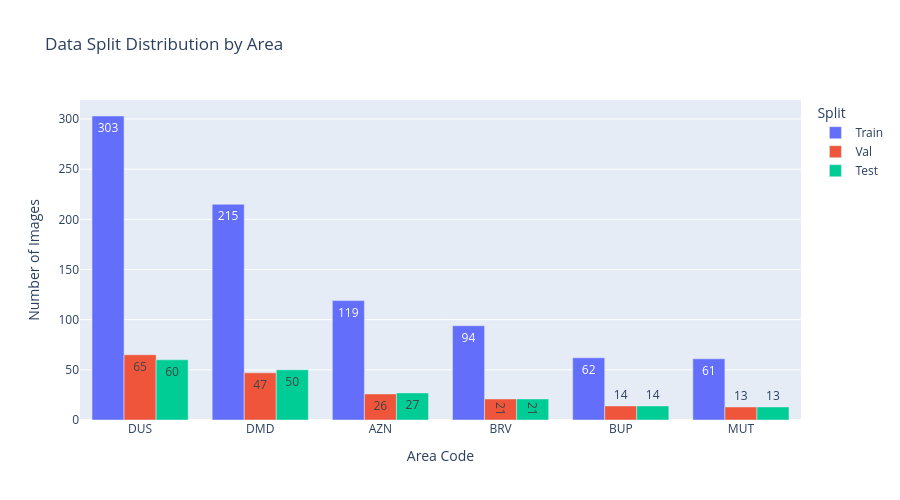

Notebook source saved alongside this figure:
### Markdown cell above
## 3. Data Split Distribution (Interactive)

### Code cell
if splits:
    # Create split distribution data
    split_data = []
    for split_name, split_df in splits.items():
        counts = split_df['label'].value_counts()
        for label, count in counts.items():
            split_data.append({
                'Split': split_name.capitalize(),
                'Area Code': label,
                'Area': CODE_TO_AREA.get(label, label),
                'Count': count
            })
    
    split_df_plot = pd.DataFrame(split_data)
    
    # Create grouped bar chart
    fig = px.bar(
        split_df_plot,
        x='Area Code',
        y='Count',
        color='Split',
        barmode='group',
        title='Data Split Distribution by Area',
        text='Count',
        hover_data=['Area']
    )
    fig.update_layout(
        xaxis_title="Area Code",
        yaxis_title="Number of Images",
        height=500
    )
    fig.show()
    
    # Display split summary
    split_summary = split_df_plot.groupby('Split')['Count'].sum().reset_index()
    split_summary['Percentage'] = (split_summary['Count'] / split_summary['Count'].sum() * 100).round(1)
    print("\nSplit Summary:")
    display(split_summary.style.hide(axis='index'))
else:
    print("Splits not available")

### Figure 1 — Plotly figure (JSON) as saved in the notebook; plotly's stock layout.template omitted (floating-point values rounded to 4 significant figures)
{"data": [{"alignmentgroup": "True", "customdata": [["DU-Shahbagh"], ["Dhanmondi"], ["Azimpur-Nilkhet"], ["BaileyRoad-Viqarunnisa"], ["Buet-Palashi"], ["Mirpur-Uttara-Tejgaon"]], "hovertemplate": "Split=Train<br>Area Code=%{x}<br>Count=%{text}<br>Area=%{customdata[0]}<extra></extra>", "legendgroup": "Train", "marker": {"color": "#636efa", "pattern": {"shape": ""}}, "name": "Train", "offsetgroup": "Train", "orientation": "v", "showlegend": true, "text": [303.0, 215.0, 119.0, 94.0, 62.0, 61.0], "textposition": "auto", "type": "bar", "x": ["DUS", "DMD", "AZN", "BRV", "BUP", "MUT"], "xaxis": "x", "y": [303, 215, 119, 94, 62, 61], "yaxis": "y"}, {"alignmentgroup": "True", "customdata": [["DU-Shahbagh"], ["Dhanmondi"], ["Azimpur-Nilkhet"], ["BaileyRoad-Viqarunnisa"], ["Buet-Palashi"], ["Mirpur-Uttara-Tejgaon"]], "hovertemplate": "Split=Val<br>Area Code=%{x}<br>Count=%{text}<br>Area=%{customdata[0]}<extra></extra>", "legendgroup": "Val", "marker": {"color": "#EF553B", "pattern": {"shape": ""}}, "name": "Val", "offsetgroup": "Val", "orientation": "v", "showlegend": true, "text": [65.0, 47.0, 26.0, 21.0, 14.0, 13.0], "textposition": "auto", "type": "bar", "x": ["DUS", "DMD", "AZN", "BRV", "BUP", "MUT"], "xaxis": "x", "y": [65, 47, 26, 21, 14, 13], "yaxis": "y"}, {"alignmentgroup": "True", "customdata": [["DU-Shahbagh"], ["Dhanmondi"], ["Azimpur-Nilkhet"], ["BaileyRoad-Viqarunnisa"], ["Buet-Palashi"], ["Mirpur-Uttara-Tejgaon"]], "hovertemplate": "Split=Test<br>Area Code=%{x}<br>Count=%{text}<br>Area=%{customdata[0]}<extra></extra>", "legendgroup": "Test", "marker": {"color": "#00cc96", "pattern": {"shape": ""}}, "name": "Test", "offsetgroup": "Test", "orientation": "v", "showlegend": true, "text": [60.0, 50.0, 27.0, 21.0, 14.0, 13.0], "textposition": "auto", "type": "bar", "x": ["DUS", "DMD", "AZN", "BRV", "BUP", "MUT"], "xaxis": "x", "y": [60, 50, 27, 21, 14, 13], "yaxis": "y"}], "layout": {"barmode": "group", "height": 500, "legend": {"title": {"text": "Split"}, "tracegroupgap": 0}, "title": {"text": "Data Split Distribution by Area"}, "xaxis": {"anchor": "y", "domain": [0, 1], "title": {"text": "Area Code"}}, "yaxis": {"anchor": "x", "domain": [0, 1], "title": {"text": "Number of Images"}}}}
